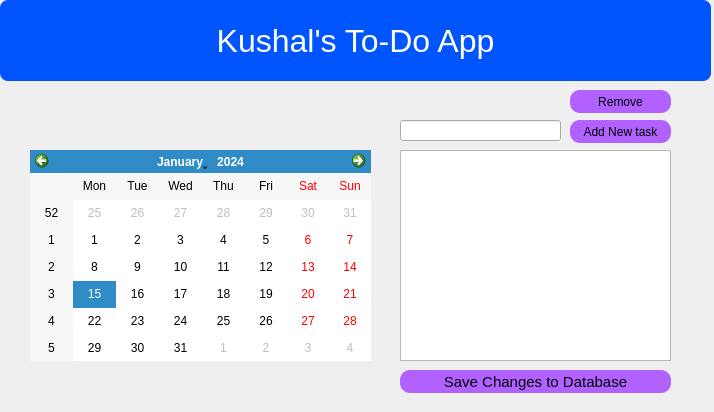
<?xml version="1.0" encoding="UTF-8"?>
<ui version="4.0">
 <class>Form</class>
 <widget class="QWidget" name="Form">
  <property name="geometry">
   <rect>
    <x>0</x>
    <y>0</y>
    <width>714</width>
    <height>412</height>
   </rect>
  </property>
  <property name="windowTitle">
   <string>Form</string>
  </property>
  <widget class="QCalendarWidget" name="calendarWidget">
   <property name="geometry">
    <rect>
     <x>30</x>
     <y>150</y>
     <width>341</width>
     <height>211</height>
    </rect>
   </property>
  </widget>
  <widget class="QListWidget" name="tasksListWidget">
   <property name="geometry">
    <rect>
     <x>400</x>
     <y>150</y>
     <width>271</width>
     <height>211</height>
    </rect>
   </property>
   <property name="styleSheet">
    <string notr="true">font-size:12pt;</string>
   </property>
  </widget>
  <widget class="QPushButton" name="addButton">
   <property name="geometry">
    <rect>
     <x>570</x>
     <y>120</y>
     <width>101</width>
     <height>23</height>
    </rect>
   </property>
   <property name="styleSheet">
    <string notr="true">
background: rgb(176, 97, 255);
color:black;
border-radius:10px;</string>
   </property>
   <property name="text">
    <string>Add New task</string>
   </property>
  </widget>
  <widget class="QPushButton" name="saveButton">
   <property name="geometry">
    <rect>
     <x>400</x>
     <y>370</y>
     <width>271</width>
     <height>23</height>
    </rect>
   </property>
   <property name="styleSheet">
    <string notr="true">font :11pt;
background: rgb(176, 97, 255);
color:black;
border-radius:10px;</string>
   </property>
   <property name="text">
    <string>Save Changes to Database</string>
   </property>
  </widget>
  <widget class="QLabel" name="label">
   <property name="geometry">
    <rect>
     <x>0</x>
     <y>0</y>
     <width>711</width>
     <height>81</height>
    </rect>
   </property>
   <property name="styleSheet">
    <string notr="true">font-size :24pt;
background: rgb(0, 85, 255);
color:white;
border-radius:8px;</string>
   </property>
   <property name="text">
    <string>Kushal's To-Do App</string>
   </property>
   <property name="alignment">
    <set>Qt::AlignCenter</set>
   </property>
  </widget>
  <widget class="QPushButton" name="removeButton">
   <property name="geometry">
    <rect>
     <x>570</x>
     <y>90</y>
     <width>101</width>
     <height>23</height>
    </rect>
   </property>
   <property name="styleSheet">
    <string notr="true">background: rgb(176, 97, 255);
color:black;
border-radius:10px;</string>
   </property>
   <property name="text">
    <string>Remove</string>
   </property>
  </widget>
  <widget class="QLineEdit" name="taskLineEdit">
   <property name="geometry">
    <rect>
     <x>400</x>
     <y>120</y>
     <width>161</width>
     <height>21</height>
    </rect>
   </property>
  </widget>
 </widget>
 <resources/>
 <connections/>
</ui>
